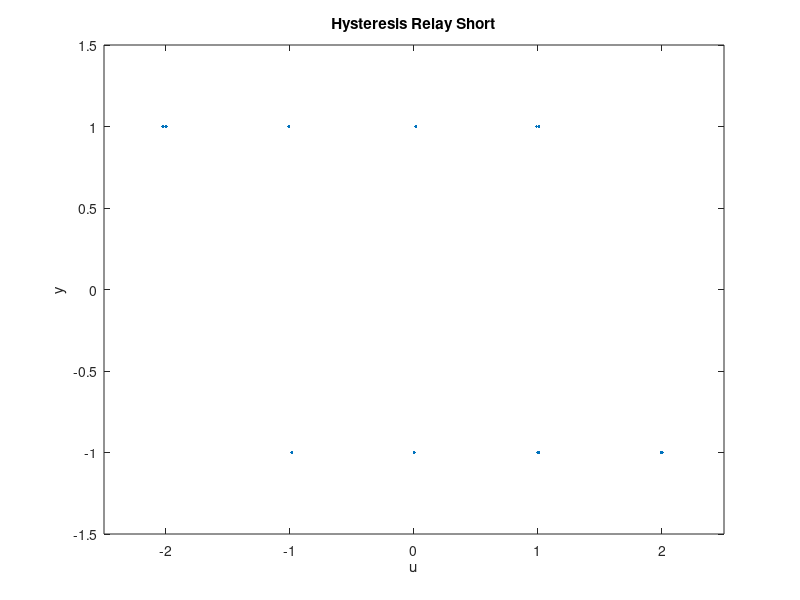
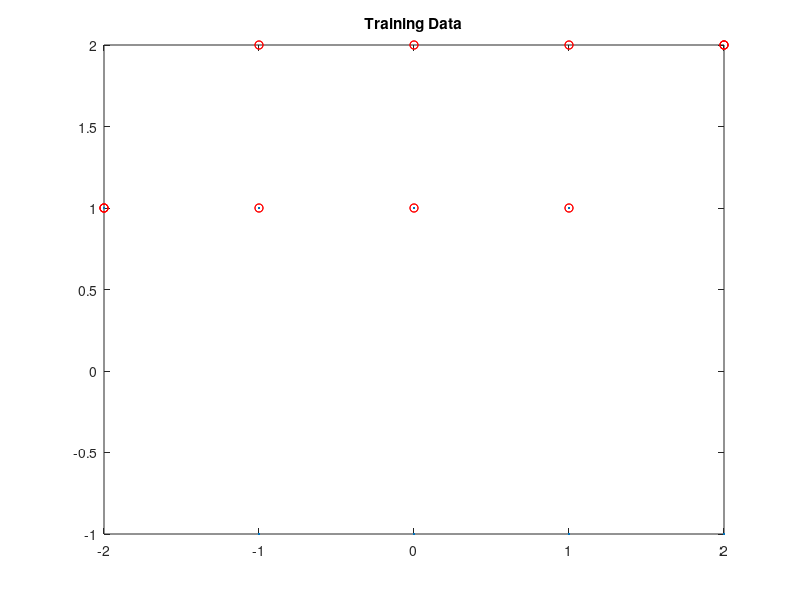
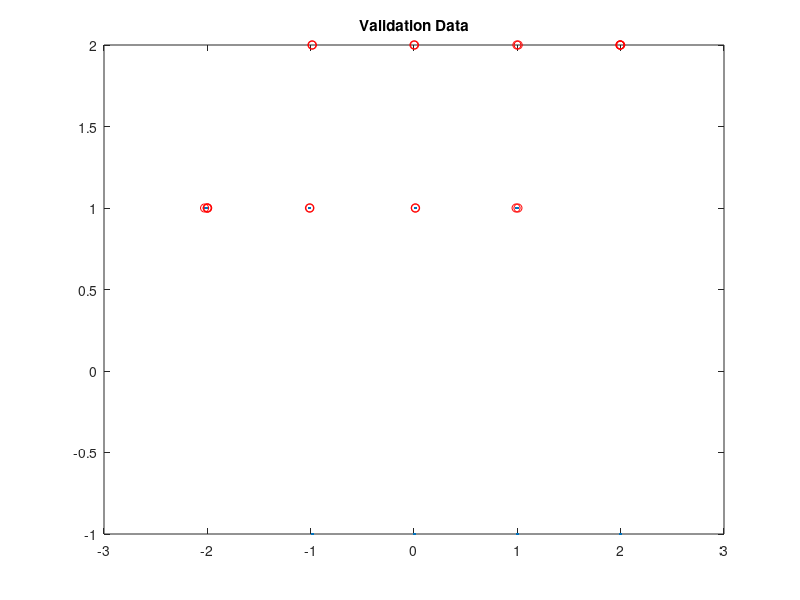
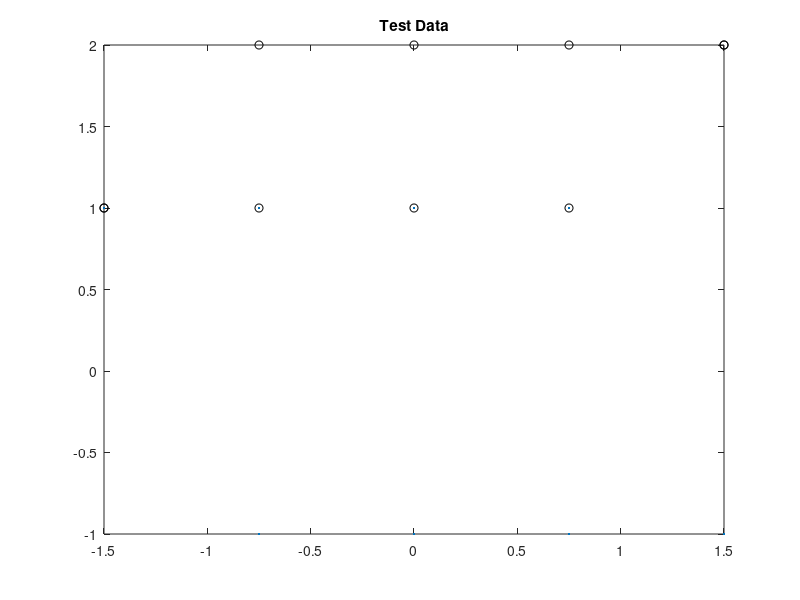

The MATLAB script that drew these images, in order:
function generateHysteresisRelayShort()

K = 2;
name = 'hysteresisRelayShort';

%% Generate Validation Set
transitions = 4;
N = 20;

ufwd = linspace(-2,2,N/transitions); %generate equally spaced data set
ubwd = flip(ufwd);
u = repmat([ufwd,ubwd],1,transitions/2);

N = length(u);
m = zeros(1,N+1);
m(1) = 1;
y = zeros(size(u));

for i=1:N
y(i) = behaviour(u(i),m(i));  
m(i+1) = modeTransition(u(i),m(i));
end
m=m(1,1:end-1);

transitionsTest = sum(abs(diff(m)));
assert(transitionsTest == transitions,'not the amount of designed transitions');

figure(1); clf;
plot(u,y,'.')
hold on
plot(u,m,'ro')
title('Training Data')

newFilename = [name,'_val.mat'];
save(newFilename,'m','u','y','K');

%% Generate Training Data: Add noise to u values
multi = 1/100;
rng(1)
u = multi*randn(1,N)+u;
figure(2); clf;
plot(u,y,'.')
hold on
plot(u,m,'ro')
title('Validation Data')

newFilename = [name,'_train.mat'];
save(newFilename,'m','u','y','K');


figure(12); clf;
plot(u,y,'.')
axis([-2.5 2.5 -1.5 1.5])
xlabel('u')
ylabel('y')
title('Hysteresis Relay Short')
typeofPlot = 'u_y_m';
options.Format = 'eps';
hgexport(gcf,[name,'_',typeofPlot,'.eps'],options);


%% Generate Test data: u values in different range
transitions = 2;
N = 10;

ufwd = linspace(-1.5,1.5,N/transitions); %generate sinusoid wave
ubwd = flip(ufwd);
u = repmat([ufwd,ubwd],1,transitions/2);

N = length(u);
m = zeros(1,N+1);
m(1) = 1;
y = zeros(size(u));

for i=1:N
y(i) = behaviour(u(i),m(i));  
m(i+1) = modeTransition(u(i),m(i));
end
m=m(1,1:end-1);

figure(3); clf;
plot(u,y,'.')
hold on
plot(u,m,'ko')
title('Test Data')
transitionsTest = sum(abs(diff(m)));
assert(transitionsTest == transitions,'not the amount of designed transitions');
newFilename = [name,'_test.mat'];
save(newFilename,'m','u','y','K');

end

function newmode = modeTransition(u,mode)
if(mode == 1)
  if(u > 0.5)
    newmode = 2;
  else
    newmode = 1;
  end
else %mode == 2
  if(u < -0.5)
    newmode = 1;
  else
    newmode = 2;
  end
end
end

function [ynew] = behaviour(u,mode)
if(mode == 1)
    ynew = 1;
else %mode == 2
    ynew = -1;
end
end
